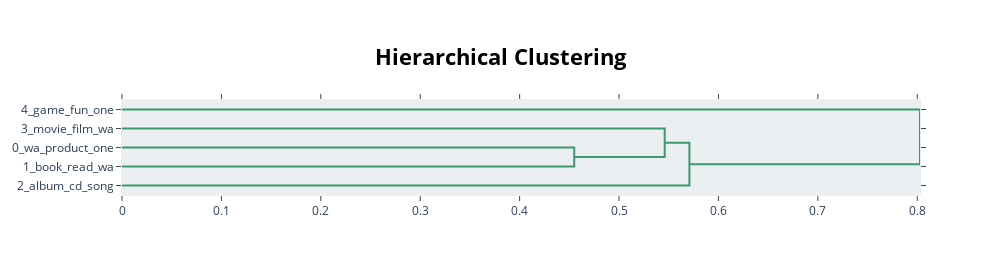

Here is the notebook cell this chart was saved with:
### Code cell
# Visualize Topic Hierarchy (dendrogram)
fig_hierarchy = topic_model.visualize_hierarchy()
fig_hierarchy.show()

### Figure 1 — Plotly figure (JSON) as saved in the notebook; plotly's stock layout.template omitted (floating-point values rounded to 4 significant figures)
{"data": [{"hoverinfo": "text", "marker": {"color": "rgb(61,153,112)"}, "mode": "lines", "type": "scatter", "x": [0, 0.4549, 0.4549, 0], "xaxis": "x", "y": [-25, -25, -35, -35], "yaxis": "y"}, {"hoverinfo": "text", "marker": {"color": "rgb(61,153,112)"}, "mode": "lines", "type": "scatter", "x": [0, 0.546, 0.546, 0.4549], "xaxis": "x", "y": [-15, -15, -30, -30], "yaxis": "y"}, {"hoverinfo": "text", "marker": {"color": "rgb(61,153,112)"}, "mode": "lines", "type": "scatter", "x": [0.546, 0.5708, 0.5708, 0], "xaxis": "x", "y": [-22.5, -22.5, -45, -45], "yaxis": "y"}, {"hoverinfo": "text", "marker": {"color": "rgb(61,153,112)"}, "mode": "lines", "type": "scatter", "x": [0, 0.8028, 0.8028, 0.5708], "xaxis": "x", "y": [-5, -5, -33.75, -33.75], "yaxis": "y"}], "layout": {"autosize": false, "height": 275, "hoverlabel": {"bgcolor": "white", "font": {"family": "Rockwell", "size": 16}}, "hovermode": "closest", "plot_bgcolor": "#ECEFF1", "showlegend": false, "title": {"font": {"color": "Black", "size": 22}, "text": "<b>Hierarchical Clustering</b>", "x": 0.5, "xanchor": "center", "yanchor": "top"}, "width": 1000, "xaxis": {"mirror": "allticks", "rangemode": "tozero", "showgrid": false, "showline": true, "showticklabels": true, "ticks": "outside", "type": "linear", "zeroline": false}, "yaxis": {"mirror": "allticks", "range": [-50, 0], "rangemode": "tozero", "showgrid": false, "showline": true, "showticklabels": true, "tickmode": "array", "ticks": "outside", "ticktext": ["4_game_fun_one", "3_movie_film_wa", "0_wa_product_one", "1_book_read_wa", "2_album_cd_song"], "tickvals": [-5, -15, -25, -35, -45], "type": "linear", "zeroline": false}}}
